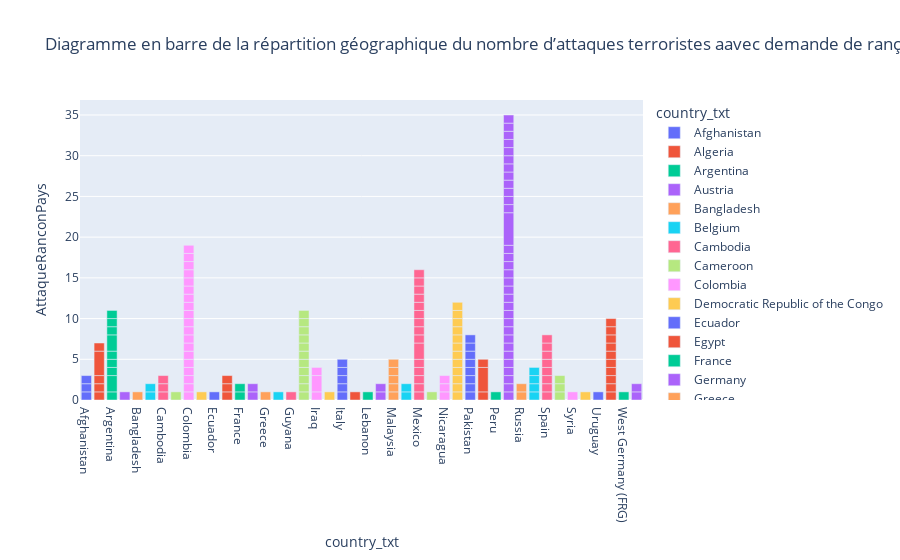

The notebook cell this image was saved under:
### Code cell
bar_fig4=px.bar(attaque_ranc_pays,x='country_txt',y='AttaqueRanconPays',color='country_txt',title=" Diagramme en barre de la répartition géographique du nombre d’attaques terroristes aavec demande de rançonpar pays")
bar_fig4.show()

### Figure 1 — Plotly figure (JSON) as saved in the notebook; plotly's stock layout.template omitted (floating-point values rounded to 4 significant figures)
{"data": [{"alignmentgroup": "True", "hovertemplate": "country_txt=%{x}<br>AttaqueRanconPays=%{y}<extra></extra>", "legendgroup": "Afghanistan", "marker": {"color": "#636efa", "pattern": {"shape": ""}}, "name": "Afghanistan", "offsetgroup": "Afghanistan", "orientation": "v", "showlegend": true, "textposition": "auto", "type": "bar", "x": ["Afghanistan", "Afghanistan", "Afghanistan"], "xaxis": "x", "y": [1, 1, 1], "yaxis": "y"}, {"alignmentgroup": "True", "hovertemplate": "country_txt=%{x}<br>AttaqueRanconPays=%{y}<extra></extra>", "legendgroup": "Algeria", "marker": {"color": "#EF553B", "pattern": {"shape": ""}}, "name": "Algeria", "offsetgroup": "Algeria", "orientation": "v", "showlegend": true, "textposition": "auto", "type": "bar", "x": ["Algeria", "Algeria", "Algeria", "Algeria", "Algeria"], "xaxis": "x", "y": [1, 1, 1, 3, 1], "yaxis": "y"}, {"alignmentgroup": "True", "hovertemplate": "country_txt=%{x}<br>AttaqueRanconPays=%{y}<extra></extra>", "legendgroup": "Argentina", "marker": {"color": "#00cc96", "pattern": {"shape": ""}}, "name": "Argentina", "offsetgroup": "Argentina", "orientation": "v", "showlegend": true, "textposition": "auto", "type": "bar", "x": ["Argentina", "Argentina", "Argentina", "Argentina", "Argentina", "Argentina", "Argentina", "Argentina", "Argentina"], "xaxis": "x", "y": [1, 2, 1, 1, 1, 2, 1, 1, 1], "yaxis": "y"}, {"alignmentgroup": "True", "hovertemplate": "country_txt=%{x}<br>AttaqueRanconPays=%{y}<extra></extra>", "legendgroup": "Austria", "marker": {"color": "#ab63fa", "pattern": {"shape": ""}}, "name": "Austria", "offsetgroup": "Austria", "orientation": "v", "showlegend": true, "textposition": "auto", "type": "bar", "x": ["Austria"], "xaxis": "x", "y": [1], "yaxis": "y"}, {"alignmentgroup": "True", "hovertemplate": "country_txt=%{x}<br>AttaqueRanconPays=%{y}<extra></extra>", "legendgroup": "Bangladesh", "marker": {"color": "#FFA15A", "pattern": {"shape": ""}}, "name": "Bangladesh", "offsetgroup": "Bangladesh", "orientation": "v", "showlegend": true, "textposition": "auto", "type": "bar", "x": ["Bangladesh"], "xaxis": "x", "y": [1], "yaxis": "y"}, {"alignmentgroup": "True", "hovertemplate": "country_txt=%{x}<br>AttaqueRanconPays=%{y}<extra></extra>", "legendgroup": "Belgium", "marker": {"color": "#19d3f3", "pattern": {"shape": ""}}, "name": "Belgium", "offsetgroup": "Belgium", "orientation": "v", "showlegend": true, "textposition": "auto", "type": "bar", "x": ["Belgium", "Belgium"], "xaxis": "x", "y": [1, 1], "yaxis": "y"}, {"alignmentgroup": "True", "hovertemplate": "country_txt=%{x}<br>AttaqueRanconPays=%{y}<extra></extra>", "legendgroup": "Cambodia", "marker": {"color": "#FF6692", "pattern": {"shape": ""}}, "name": "Cambodia", "offsetgroup": "Cambodia", "orientation": "v", "showlegend": true, "textposition": "auto", "type": "bar", "x": ["Cambodia", "Cambodia", "Cambodia"], "xaxis": "x", "y": [1, 1, 1], "yaxis": "y"}, {"alignmentgroup": "True", "hovertemplate": "country_txt=%{x}<br>AttaqueRanconPays=%{y}<extra></extra>", "legendgroup": "Cameroon", "marker": {"color": "#B6E880", "pattern": {"shape": ""}}, "name": "Cameroon", "offsetgroup": "Cameroon", "orientation": "v", "showlegend": true, "textposition": "auto", "type": "bar", "x": ["Cameroon"], "xaxis": "x", "y": [1], "yaxis": "y"}, {"alignmentgroup": "True", "hovertemplate": "country_txt=%{x}<br>AttaqueRanconPays=%{y}<extra></extra>", "legendgroup": "Colombia", "marker": {"color": "#FF97FF", "pattern": {"shape": ""}}, "name": "Colombia", "offsetgroup": "Colombia", "orientation": "v", "showlegend": true, "textposition": "auto", "type": "bar", "x": ["Colombia", "Colombia", "Colombia", "Colombia", "Colombia", "Colombia", "Colombia", "Colombia", "Colombia", "Colombia", "Colombia", "Colombia", "Colombia", "Colombia", "Colombia", "Colombia", "Colombia", "Colombia", "Colombia"], "xaxis": "x", "y": [1, 1, 1, 1, 1, 1, 1, 1, 1, 1, 1, 1, 1, 1, 1, 1, 1, 1, 1], "yaxis": "y"}, {"alignmentgroup": "True", "hovertemplate": "country_txt=%{x}<br>AttaqueRanconPays=%{y}<extra></extra>", "legendgroup": "Democratic Republic of the Congo", "marker": {"color": "#FECB52", "pattern": {"shape": ""}}, "name": "Democratic Republic of the Congo", "offsetgroup": "Democratic Republic of the Congo", "orientation": "v", "showlegend": true, "textposition": "auto", "type": "bar", "x": ["Democratic Republic of the Congo"], "xaxis": "x", "y": [1], "yaxis": "y"}, {"alignmentgroup": "True", "hovertemplate": "country_txt=%{x}<br>AttaqueRanconPays=%{y}<extra></extra>", "legendgroup": "Ecuador", "marker": {"color": "#636efa", "pattern": {"shape": ""}}, "name": "Ecuador", "offsetgroup": "Ecuador", "orientation": "v", "showlegend": true, "textposition": "auto", "type": "bar", "x": ["Ecuador"], "xaxis": "x", "y": [1], "yaxis": "y"}, {"alignmentgroup": "True", "hovertemplate": "country_txt=%{x}<br>AttaqueRanconPays=%{y}<extra></extra>", "legendgroup": "Egypt", "marker": {"color": "#EF553B", "pattern": {"shape": ""}}, "name": "Egypt", "offsetgroup": "Egypt", "orientation": "v", "showlegend": true, "textposition": "auto", "type": "bar", "x": ["Egypt", "Egypt", "Egypt"], "xaxis": "x", "y": [1, 1, 1], "yaxis": "y"}, {"alignmentgroup": "True", "hovertemplate": "country_txt=%{x}<br>AttaqueRanconPays=%{y}<extra></extra>", "legendgroup": "France", "marker": {"color": "#00cc96", "pattern": {"shape": ""}}, "name": "France", "offsetgroup": "France", "orientation": "v", "showlegend": true, "textposition": "auto", "type": "bar", "x": ["France", "France"], "xaxis": "x", "y": [1, 1], "yaxis": "y"}, {"alignmentgroup": "True", "hovertemplate": "country_txt=%{x}<br>AttaqueRanconPays=%{y}<extra></extra>", "legendgroup": "Germany", "marker": {"color": "#ab63fa", "pattern": {"shape": ""}}, "name": "Germany", "offsetgroup": "Germany", "orientation": "v", "showlegend": true, "textposition": "auto", "type": "bar", "x": ["Germany", "Germany"], "xaxis": "x", "y": [1, 1], "yaxis": "y"}, {"alignmentgroup": "True", "hovertemplate": "country_txt=%{x}<br>AttaqueRanconPays=%{y}<extra></extra>", "legendgroup": "Greece", "marker": {"color": "#FFA15A", "pattern": {"shape": ""}}, "name": "Greece", "offsetgroup": "Greece", "orientation": "v", "showlegend": true, "textposition": "auto", "type": "bar", "x": ["Greece"], "xaxis": "x", "y": [1], "yaxis": "y"}, {"alignmentgroup": "True", "hovertemplate": "country_txt=%{x}<br>AttaqueRanconPays=%{y}<extra></extra>", "legendgroup": "Guatemala", "marker": {"color": "#19d3f3", "pattern": {"shape": ""}}, "name": "Guatemala", "offsetgroup": "Guatemala", "orientation": "v", "showlegend": true, "textposition": "auto", "type": "bar", "x": ["Guatemala"], "xaxis": "x", "y": [1], "yaxis": "y"}, {"alignmentgroup": "True", "hovertemplate": "country_txt=%{x}<br>AttaqueRanconPays=%{y}<extra></extra>", "legendgroup": "Guyana", "marker": {"color": "#FF6692", "pattern": {"shape": ""}}, "name": "Guyana", "offsetgroup": "Guyana", "orientation": "v", "showlegend": true, "textposition": "auto", "type": "bar", "x": ["Guyana"], "xaxis": "x", "y": [1], "yaxis": "y"}, {"alignmentgroup": "True", "hovertemplate": "country_txt=%{x}<br>AttaqueRanconPays=%{y}<extra></extra>", "legendgroup": "India", "marker": {"color": "#B6E880", "pattern": {"shape": ""}}, "name": "India", "offsetgroup": "India", "orientation": "v", "showlegend": true, "textposition": "auto", "type": "bar", "x": ["India", "India", "India", "India", "India", "India", "India", "India", "India", "India", "India"], "xaxis": "x", "y": [1, 1, 1, 1, 1, 1, 1, 1, 1, 1, 1], "yaxis": "y"}, {"alignmentgroup": "True", "hovertemplate": "country_txt=%{x}<br>AttaqueRanconPays=%{y}<extra></extra>", "legendgroup": "Iraq", "marker": {"color": "#FF97FF", "pattern": {"shape": ""}}, "name": "Iraq", "offsetgroup": "Iraq", "orientation": "v", "showlegend": true, "textposition": "auto", "type": "bar", "x": ["Iraq", "Iraq", "Iraq"], "xaxis": "x", "y": [1, 2, 1], "yaxis": "y"}, {"alignmentgroup": "True", "hovertemplate": "country_txt=%{x}<br>AttaqueRanconPays=%{y}<extra></extra>", "legendgroup": "Ireland", "marker": {"color": "#FECB52", "pattern": {"shape": ""}}, "name": "Ireland", "offsetgroup": "Ireland", "orientation": "v", "showlegend": true, "textposition": "auto", "type": "bar", "x": ["Ireland"], "xaxis": "x", "y": [1], "yaxis": "y"}, {"alignmentgroup": "True", "hovertemplate": "country_txt=%{x}<br>AttaqueRanconPays=%{y}<extra></extra>", "legendgroup": "Italy", "marker": {"color": "#636efa", "pattern": {"shape": ""}}, "name": "Italy", "offsetgroup": "Italy", "orientation": "v", "showlegend": true, "textposition": "auto", "type": "bar", "x": ["Italy", "Italy", "Italy", "Italy", "Italy"], "xaxis": "x", "y": [1, 1, 1, 1, 1], "yaxis": "y"}, {"alignmentgroup": "True", "hovertemplate": "country_txt=%{x}<br>AttaqueRanconPays=%{y}<extra></extra>", "legendgroup": "Kenya", "marker": {"color": "#EF553B", "pattern": {"shape": ""}}, "name": "Kenya", "offsetgroup": "Kenya", "orientation": "v", "showlegend": true, "textposition": "auto", "type": "bar", "x": ["Kenya"], "xaxis": "x", "y": [1], "yaxis": "y"}, {"alignmentgroup": "True", "hovertemplate": "country_txt=%{x}<br>AttaqueRanconPays=%{y}<extra></extra>", "legendgroup": "Lebanon", "marker": {"color": "#00cc96", "pattern": {"shape": ""}}, "name": "Lebanon", "offsetgroup": "Lebanon", "orientation": "v", "showlegend": true, "textposition": "auto", "type": "bar", "x": ["Lebanon"], "xaxis": "x", "y": [1], "yaxis": "y"}, {"alignmentgroup": "True", "hovertemplate": "country_txt=%{x}<br>AttaqueRanconPays=%{y}<extra></extra>", "legendgroup": "Libya", "marker": {"color": "#ab63fa", "pattern": {"shape": ""}}, "name": "Libya", "offsetgroup": "Libya", "orientation": "v", "showlegend": true, "textposition": "auto", "type": "bar", "x": ["Libya", "Libya"], "xaxis": "x", "y": [1, 1], "yaxis": "y"}, {"alignmentgroup": "True", "hovertemplate": "country_txt=%{x}<br>AttaqueRanconPays=%{y}<extra></extra>", "legendgroup": "Malaysia", "marker": {"color": "#FFA15A", "pattern": {"shape": ""}}, "name": "Malaysia", "offsetgroup": "Malaysia", "orientation": "v", "showlegend": true, "textposition": "auto", "type": "bar", "x": ["Malaysia", "Malaysia", "Malaysia", "Malaysia", "Malaysia"], "xaxis": "x", "y": [1, 1, 1, 1, 1], "yaxis": "y"}, {"alignmentgroup": "True", "hovertemplate": "country_txt=%{x}<br>AttaqueRanconPays=%{y}<extra></extra>", "legendgroup": "Mali", "marker": {"color": "#19d3f3", "pattern": {"shape": ""}}, "name": "Mali", "offsetgroup": "Mali", "orientation": "v", "showlegend": true, "textposition": "auto", "type": "bar", "x": ["Mali", "Mali"], "xaxis": "x", "y": [1, 1], "yaxis": "y"}, {"alignmentgroup": "True", "hovertemplate": "country_txt=%{x}<br>AttaqueRanconPays=%{y}<extra></extra>", "legendgroup": "Mexico", "marker": {"color": "#FF6692", "pattern": {"shape": ""}}, "name": "Mexico", "offsetgroup": "Mexico", "orientation": "v", "showlegend": true, "textposition": "auto", "type": "bar", "x": ["Mexico", "Mexico", "Mexico", "Mexico", "Mexico", "Mexico", "Mexico", "Mexico", "Mexico", "Mexico", "Mexico", "Mexico", "Mexico", "Mexico", "Mexico"], "xaxis": "x", "y": [1, 1, 1, 1, 1, 2, 1, 1, 1, 1, 1, 1, 1, 1, 1], "yaxis": "y"}, {"alignmentgroup": "True", "hovertemplate": "country_txt=%{x}<br>AttaqueRanconPays=%{y}<extra></extra>", "legendgroup": "Myanmar", "marker": {"color": "#B6E880", "pattern": {"shape": ""}}, "name": "Myanmar", "offsetgroup": "Myanmar", "orientation": "v", "showlegend": true, "textposition": "auto", "type": "bar", "x": ["Myanmar"], "xaxis": "x", "y": [1], "yaxis": "y"}, {"alignmentgroup": "True", "hovertemplate": "country_txt=%{x}<br>AttaqueRanconPays=%{y}<extra></extra>", "legendgroup": "Nicaragua", "marker": {"color": "#FF97FF", "pattern": {"shape": ""}}, "name": "Nicaragua", "offsetgroup": "Nicaragua", "orientation": "v", "showlegend": true, "textposition": "auto", "type": "bar", "x": ["Nicaragua", "Nicaragua", "Nicaragua"], "xaxis": "x", "y": [1, 1, 1], "yaxis": "y"}, {"alignmentgroup": "True", "hovertemplate": "country_txt=%{x}<br>AttaqueRanconPays=%{y}<extra></extra>", "legendgroup": "Nigeria", "marker": {"color": "#FECB52", "pattern": {"shape": ""}}, "name": "Nigeria", "offsetgroup": "Nigeria", "orientation": "v", "showlegend": true, "textposition": "auto", "type": "bar", "x": ["Nigeria", "Nigeria", "Nigeria", "Nigeria", "Nigeria", "Nigeria", "Nigeria", "Nigeria", "Nigeria", "Nigeria", "Nigeria", "Nigeria"], "xaxis": "x", "y": [1, 1, 1, 1, 1, 1, 1, 1, 1, 1, 1, 1], "yaxis": "y"}, {"alignmentgroup": "True", "hovertemplate": "country_txt=%{x}<br>AttaqueRanconPays=%{y}<extra></extra>", "legendgroup": "Pakistan", "marker": {"color": "#636efa", "pattern": {"shape": ""}}, "name": "Pakistan", "offsetgroup": "Pakistan", "orientation": "v", "showlegend": true, "textposition": "auto", "type": "bar", "x": ["Pakistan", "Pakistan", "Pakistan", "Pakistan", "Pakistan", "Pakistan", "Pakistan", "Pakistan"], "xaxis": "x", "y": [1, 1, 1, 1, 1, 1, 1, 1], "yaxis": "y"}, {"alignmentgroup": "True", "hovertemplate": "country_txt=%{x}<br>AttaqueRanconPays=%{y}<extra></extra>", "legendgroup": "Paraguay", "marker": {"color": "#EF553B", "pattern": {"shape": ""}}, "name": "Paraguay", "offsetgroup": "Paraguay", "orientation": "v", "showlegend": true, "textposition": "auto", "type": "bar", "x": ["Paraguay", "Paraguay", "Paraguay"], "xaxis": "x", "y": [1, 3, 1], "yaxis": "y"}, {"alignmentgroup": "True", "hovertemplate": "country_txt=%{x}<br>AttaqueRanconPays=%{y}<extra></extra>", "legendgroup": "Peru", "marker": {"color": "#00cc96", "pattern": {"shape": ""}}, "name": "Peru", "offsetgroup": "Peru", "orientation": "v", "showlegend": true, "textposition": "auto", "type": "bar", "x": ["Peru"], "xaxis": "x", "y": [1], "yaxis": "y"}, {"alignmentgroup": "True", "hovertemplate": "country_txt=%{x}<br>AttaqueRanconPays=%{y}<extra></extra>", "legendgroup": "Philippines", "marker": {"color": "#ab63fa", "pattern": {"shape": ""}}, "name": "Philippines", "offsetgroup": "Philippines", "orientation": "v", "showlegend": true, "textposition": "auto", "type": "bar", "x": ["Philippines", "Philippines", "Philippines", "Philippines", "Philippines", "Philippines", "Philippines", "Philippines", "Philippines", "Philippines", "Philippines", "Philippines", "Philippines", "Philippines", "Philippines", "Philippines", "Philippines", "Philippines", "Philippines", "Philippines", "Philippines", "Philippines", "Philippines", "Philippines", "Philippines", "Philippines", "Philippines", "Philippines", "Philippines", "Philippines", "Philippines", "Philippines"], "xaxis": "x", "y": [1, 1, 1, 1, 1, 1, 1, 1, 1, 1, 1, 1, 1, 1, 1, 1, 1, 1, 1, 4, 1, 1, 1, 1, 1, 1, 1, 1, 1, 1, 1, 1], "yaxis": "y"}, {"alignmentgroup": "True", "hovertemplate": "country_txt=%{x}<br>AttaqueRanconPays=%{y}<extra></extra>", "legendgroup": "Russia", "marker": {"color": "#FFA15A", "pattern": {"shape": ""}}, "name": "Russia", "offsetgroup": "Russia", "orientation": "v", "showlegend": true, "textposition": "auto", "type": "bar", "x": ["Russia", "Russia"], "xaxis": "x", "y": [1, 1], "yaxis": "y"}, {"alignmentgroup": "True", "hovertemplate": "country_txt=%{x}<br>AttaqueRanconPays=%{y}<extra></extra>", "legendgroup": "Somalia", "marker": {"color": "#19d3f3", "pattern": {"shape": ""}}, "name": "Somalia", "offsetgroup": "Somalia", "orientation": "v", "showlegend": true, "textposition": "auto", "type": "bar", "x": ["Somalia", "Somalia", "Somalia", "Somalia"], "xaxis": "x", "y": [1, 1, 1, 1], "yaxis": "y"}, {"alignmentgroup": "True", "hovertemplate": "country_txt=%{x}<br>AttaqueRanconPays=%{y}<extra></extra>", "legendgroup": "Spain", "marker": {"color": "#FF6692", "pattern": {"shape": ""}}, "name": "Spain", "offsetgroup": "Spain", "orientation": "v", "showlegend": true, "textposition": "auto", "type": "bar", "x": ["Spain", "Spain", "Spain", "Spain", "Spain", "Spain", "Spain", "Spain"], "xaxis": "x", "y": [1, 1, 1, 1, 1, 1, 1, 1], "yaxis": "y"}, {"alignmentgroup": "True", "hovertemplate": "country_txt=%{x}<br>AttaqueRanconPays=%{y}<extra></extra>", "legendgroup": "Sudan", "marker": {"color": "#B6E880", "pattern": {"shape": ""}}, "name": "Sudan", "offsetgroup": "Sudan", "orientation": "v", "showlegend": true, "textposition": "auto", "type": "bar", "x": ["Sudan", "Sudan", "Sudan"], "xaxis": "x", "y": [1, 1, 1], "yaxis": "y"}, {"alignmentgroup": "True", "hovertemplate": "country_txt=%{x}<br>AttaqueRanconPays=%{y}<extra></extra>", "legendgroup": "Syria", "marker": {"color": "#FF97FF", "pattern": {"shape": ""}}, "name": "Syria", "offsetgroup": "Syria", "orientation": "v", "showlegend": true, "textposition": "auto", "type": "bar", "x": ["Syria"], "xaxis": "x", "y": [1], "yaxis": "y"}, {"alignmentgroup": "True", "hovertemplate": "country_txt=%{x}<br>AttaqueRanconPays=%{y}<extra></extra>", "legendgroup": "United Kingdom", "marker": {"color": "#FECB52", "pattern": {"shape": ""}}, "name": "United Kingdom", "offsetgroup": "United Kingdom", "orientation": "v", "showlegend": true, "textposition": "auto", "type": "bar", "x": ["United Kingdom"], "xaxis": "x", "y": [1], "yaxis": "y"}, {"alignmentgroup": "True", "hovertemplate": "country_txt=%{x}<br>AttaqueRanconPays=%{y}<extra></extra>", "legendgroup": "Uruguay", "marker": {"color": "#636efa", "pattern": {"shape": ""}}, "name": "Uruguay", "offsetgroup": "Uruguay", "orientation": "v", "showlegend": true, "textposition": "auto", "type": "bar", "x": ["Uruguay"], "xaxis": "x", "y": [1], "yaxis": "y"}, {"alignmentgroup": "True", "hovertemplate": "country_txt=%{x}<br>AttaqueRanconPays=%{y}<extra></extra>", "legendgroup": "Venezuela", "marker": {"color": "#EF553B", "pattern": {"shape": ""}}, "name": "Venezuela", "offsetgroup": "Venezuela", "orientation": "v", "showlegend": true, "textposition": "auto", "type": "bar", "x": ["Venezuela", "Venezuela", "Venezuela", "Venezuela", "Venezuela", "Venezuela", "Venezuela", "Venezuela", "Venezuela", "Venezuela"], "xaxis": "x", "y": [1, 1, 1, 1, 1, 1, 1, 1, 1, 1], "yaxis": "y"}, {"alignmentgroup": "True", "hovertemplate": "country_txt=%{x}<br>AttaqueRanconPays=%{y}<extra></extra>", "legendgroup": "West Germany (FRG)", "marker": {"color": "#00cc96", "pattern": {"shape": ""}}, "name": "West Germany (FRG)", "offsetgroup": "West Germany (FRG)", "orientation": "v", "showlegend": true, "textposition": "auto", "type": "bar", "x": ["West Germany (FRG)"], "xaxis": "x", "y": [1], "yaxis": "y"}, {"alignmentgroup": "True", "hovertemplate": "country_txt=%{x}<br>AttaqueRanconPays=%{y}<extra></extra>", "legendgroup": "Yemen", "marker": {"color": "#ab63fa", "pattern": {"shape": ""}}, "name": "Yemen", "offsetgroup": "Yemen", "orientation": "v", "showlegend": true, "textposition": "auto", "type": "bar", "x": ["Yemen", "Yemen"], "xaxis": "x", "y": [1, 1], "yaxis": "y"}], "layout": {"barmode": "relative", "legend": {"title": {"text": "country_txt"}, "tracegroupgap": 0}, "title": {"text": " Diagramme en barre de la répartition géographique du nombre d’attaques terroristes aavec demande de rançonpar pays"}, "xaxis": {"anchor": "y", "categoryarray": ["Afghanistan", "Algeria", "Argentina", "Austria", "Bangladesh", "Belgium", "Cambodia", "Cameroon", "Colombia", "Democratic Republic of the Congo", "Ecuador", "Egypt", "France", "Germany", "Greece", "Guatemala", "Guyana", "India", "Iraq", "Ireland", "Italy", "Kenya", "Lebanon", "Libya", "Malaysia", "Mali", "Mexico", "Myanmar", "Nicaragua", "Nigeria", "Pakistan", "Paraguay", "Peru", "Philippines", "Russia", "Somalia", "Spain", "Sudan", "Syria", "United Kingdom", "Uruguay", "Venezuela", "West Germany (FRG)", "Yemen"], "categoryorder": "array", "domain": [0, 1], "title": {"text": "country_txt"}}, "yaxis": {"anchor": "x", "domain": [0, 1], "title": {"text": "AttaqueRanconPays"}}}}
